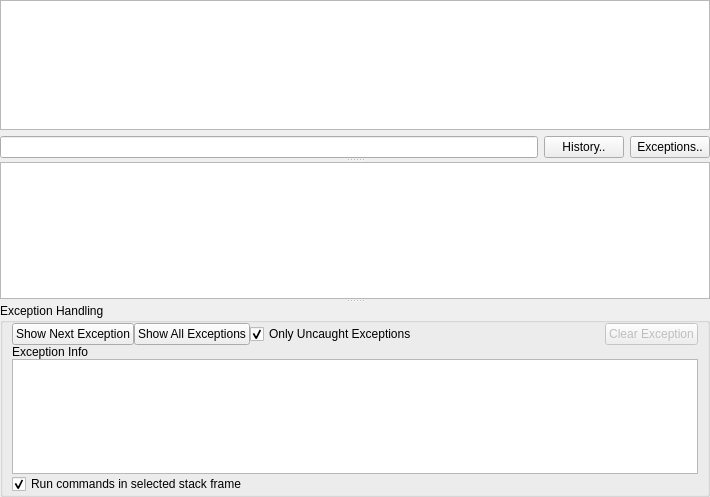
<?xml version="1.0" encoding="UTF-8"?>
<ui version="4.0">
 <class>Form</class>
 <widget class="QWidget" name="Form">
  <property name="geometry">
   <rect>
    <x>0</x>
    <y>0</y>
    <width>710</width>
    <height>497</height>
   </rect>
  </property>
  <property name="windowTitle">
   <string>Console</string>
  </property>
  <layout class="QGridLayout" name="gridLayout">
   <property name="margin">
    <number>0</number>
   </property>
   <property name="spacing">
    <number>0</number>
   </property>
   <item row="0" column="0">
    <widget class="QSplitter" name="splitter">
     <property name="orientation">
      <enum>Qt::Vertical</enum>
     </property>
     <widget class="QWidget" name="layoutWidget">
      <layout class="QVBoxLayout" name="verticalLayout">
       <item>
        <widget class="QPlainTextEdit" name="output">
         <property name="font">
          <font>
           <family>Monospace</family>
          </font>
         </property>
         <property name="readOnly">
          <bool>true</bool>
         </property>
        </widget>
       </item>
       <item>
        <layout class="QHBoxLayout" name="horizontalLayout">
         <item>
          <widget class="CmdInput" name="input"/>
         </item>
         <item>
          <widget class="QPushButton" name="historyBtn">
           <property name="text">
            <string>History..</string>
           </property>
           <property name="checkable">
            <bool>true</bool>
           </property>
          </widget>
         </item>
         <item>
          <widget class="QPushButton" name="exceptionBtn">
           <property name="text">
            <string>Exceptions..</string>
           </property>
           <property name="checkable">
            <bool>true</bool>
           </property>
          </widget>
         </item>
        </layout>
       </item>
      </layout>
     </widget>
     <widget class="QListWidget" name="historyList">
      <property name="font">
       <font>
        <family>Monospace</family>
       </font>
      </property>
     </widget>
     <widget class="QGroupBox" name="exceptionGroup">
      <property name="title">
       <string>Exception Handling</string>
      </property>
      <layout class="QGridLayout" name="gridLayout_2">
       <property name="topMargin">
        <number>0</number>
       </property>
       <property name="bottomMargin">
        <number>0</number>
       </property>
       <property name="spacing">
        <number>0</number>
       </property>
       <item row="0" column="1">
        <widget class="QPushButton" name="catchAllExceptionsBtn">
         <property name="text">
          <string>Show All Exceptions</string>
         </property>
         <property name="checkable">
          <bool>true</bool>
         </property>
        </widget>
       </item>
       <item row="0" column="0">
        <widget class="QPushButton" name="catchNextExceptionBtn">
         <property name="text">
          <string>Show Next Exception</string>
         </property>
         <property name="checkable">
          <bool>true</bool>
         </property>
        </widget>
       </item>
       <item row="0" column="2">
        <widget class="QCheckBox" name="onlyUncaughtCheck">
         <property name="text">
          <string>Only Uncaught Exceptions</string>
         </property>
         <property name="checked">
          <bool>true</bool>
         </property>
        </widget>
       </item>
       <item row="2" column="0" colspan="5">
        <widget class="QListWidget" name="exceptionStackList">
         <property name="alternatingRowColors">
          <bool>true</bool>
         </property>
        </widget>
       </item>
       <item row="3" column="0" colspan="5">
        <widget class="QCheckBox" name="runSelectedFrameCheck">
         <property name="text">
          <string>Run commands in selected stack frame</string>
         </property>
         <property name="checked">
          <bool>true</bool>
         </property>
        </widget>
       </item>
       <item row="1" column="0" colspan="5">
        <widget class="QLabel" name="exceptionInfoLabel">
         <property name="text">
          <string>Exception Info</string>
         </property>
        </widget>
       </item>
       <item row="0" column="4">
        <widget class="QPushButton" name="clearExceptionBtn">
         <property name="enabled">
          <bool>false</bool>
         </property>
         <property name="text">
          <string>Clear Exception</string>
         </property>
        </widget>
       </item>
       <item row="0" column="3">
        <spacer name="horizontalSpacer">
         <property name="orientation">
          <enum>Qt::Horizontal</enum>
         </property>
         <property name="sizeHint" stdset="0">
          <size>
           <width>40</width>
           <height>20</height>
          </size>
         </property>
        </spacer>
       </item>
      </layout>
     </widget>
    </widget>
   </item>
  </layout>
 </widget>
 <customwidgets>
  <customwidget>
   <class>CmdInput</class>
   <extends>QLineEdit</extends>
   <header>.CmdInput</header>
  </customwidget>
 </customwidgets>
 <resources/>
 <connections/>
</ui>
